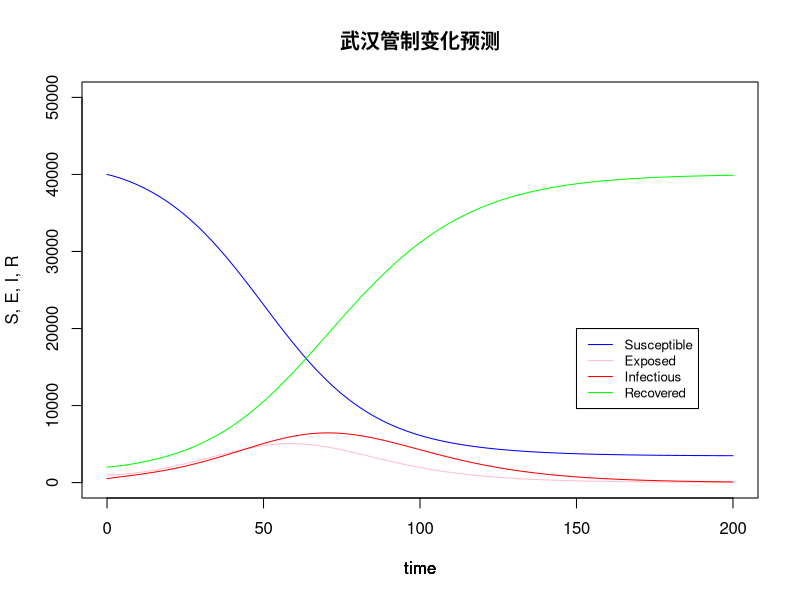

Source code (R):
#PCL implementation of SEIR for CDC@SZ
#Authors: WH Li, XY Wei
#Jan 27, 2020

remove (list = objects() )
library (deSolve) 

#the function for SEIR
seir_model = function (current_timepoint, state_values, parameters)
{
  # create state variables (local variables)
  S = state_values [1]        # susceptibles
  E = state_values [2]        # exposed
  I = state_values [3]        # infectious
  R = state_values [4]        # recovered
  
  with ( 
    as.list (parameters),     # variable names within parameters can be used 
    {
      # compute derivatives
      dS = (-beta * S * I)
      dE = (beta * S * I) - (delta * E)
      dI = (delta * E) - (gamma * I)
      dR = (gamma * I)
      
      # combine results
      results = c (dS, dE, dI, dR)
      list (results)
    }
  )
}


#set parameters
contact_rate = 5                     # number of contacts per day
transmission_probability = 0.04       # transmission probability
infectious_period = 14                # infectious period
latent_period = 10                    # latent period

beta_value = contact_rate * transmission_probability
#beta_value = 0.8
gamma_value = 1 / infectious_period
delta_value = 1 / latent_period
Ro = beta_value / gamma_value

parameter_list = c (beta = beta_value, gamma = gamma_value, delta = delta_value)

#Set initial S,E,I,R values
W = 40000        # susceptible hosts
X = 1000           # infectious hosts
Y = 500           # recovered hosts
Z = 2000           # exposed hosts

N = W + X + Y + Z

initial_values = c (S = W/N, E = X/N, I = Y/N, R = Z/N)

timepoints = seq (0, 200, by=1)

output = lsoda (initial_values, timepoints, seir_model, parameter_list)

# plot (I * N ~ time, data = output, type='b', col = 'blue', ylab = 'Infectious', main = 'Wuhan infectious')

# susceptible hosts over time plot (S * N ~ time, data = output, type='l', col = 'blue', ylab = 'S, E, I, R', main = 'SEIR epidemic') 
plot (S * N ~ time, data = output, type='l', ylim = c(0,50000), col = 'blue', ylab = 'S, E, I, R', main = '武汉管制变化预测') 
# remain on same frame
par (new = TRUE)    
# exposed hosts over time
plot (E * N ~ time, data = output, type='l', ylim = c(0,50000), col = 'pink', ylab = '', axes = FALSE)
# remain on same frame
par (new = TRUE) 
# infectious hosts over time
plot (I * N ~ time, data = output, type='l', ylim = c(0,50000), col = 'red', ylab = '', axes = FALSE) 
# remain on same frame
par (new = TRUE)  
# recovered hosts over time
plot (R * N ~ time, data = output, type='l', ylim = c(0,50000), col = 'green', ylab = '', axes = FALSE)
# remain on same frame
par (new = TRUE) 
legend(x=150,y=20000,legend=c("Susceptible","Exposed","Infectious","Recovered"),col=c("blue","pink","red","green"), lty=1, cex=0.8)
